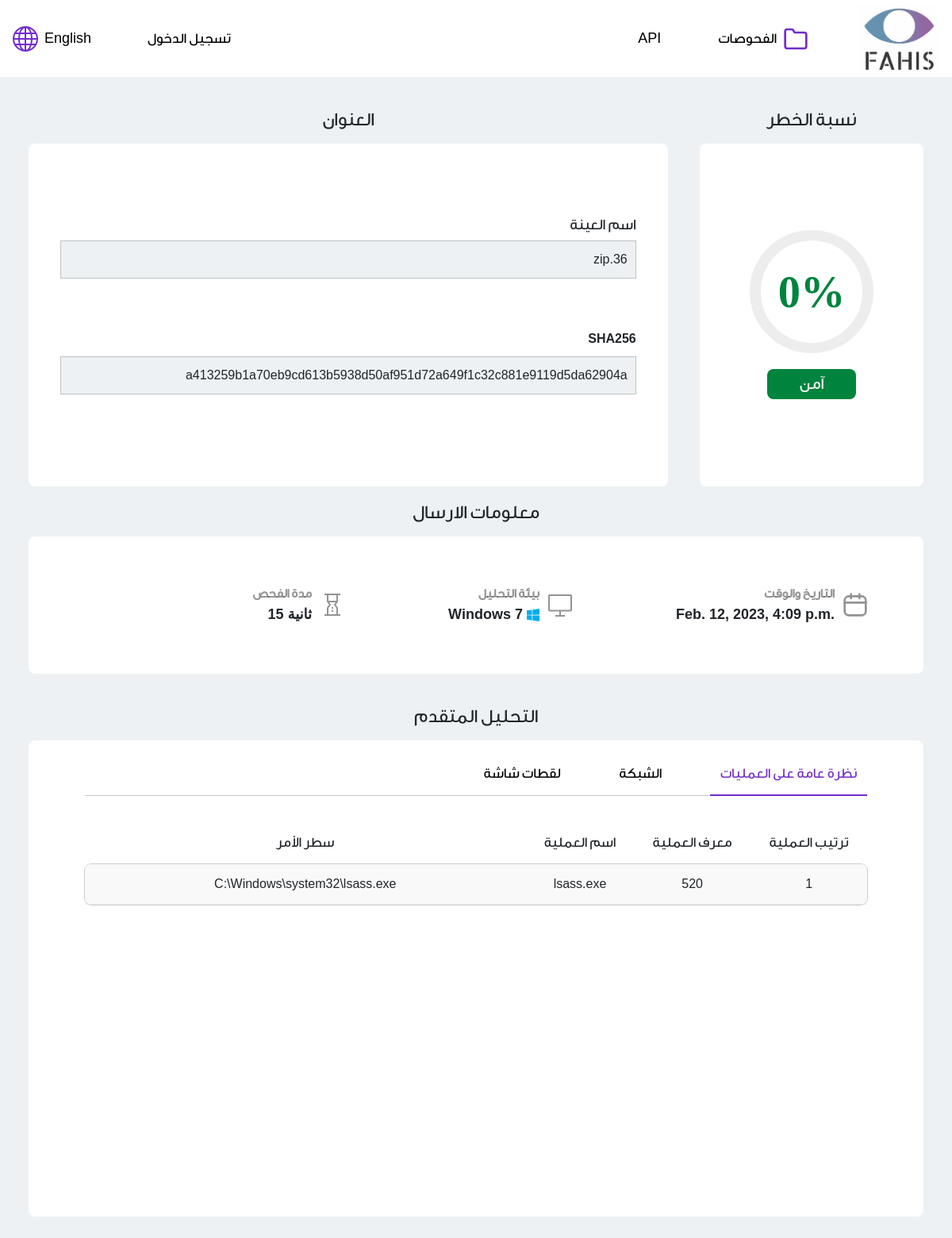
The app's page /report/4043 with its own data.
### mainapp/models.py (models this page shows, shortened)
class Sample(models.Model):
	id=models.BigAutoField("id",unique=True,primary_key=True,auto_created=True)
	ReportID = models.ForeignKey(Report,to_field="Report_ID", null=True,on_delete=models.CASCADE)
	Privacy_Type = models.CharField('Privacy_Type', max_length=8)
	Create_Date = models.DateTimeField('Creation_Date')
	Sample_Type = models.CharField("Sample_Type", max_length=5)
	UserID = models.ForeignKey(User, null=True, on_delete=models.CASCADE)
	Sample_Address = models.TextField("Sample_Address", null=True)
	Sample_name=models.TextField("Sample_name",null=True)
	Environment=models.TextField("Environment",null=True)

class Report(models.Model):
	Report_ID=models.BigAutoField("id",unique=True,primary_key=True,auto_created=True)
	Score = models.IntegerField('Score',null=True)
	Network = models.JSONField('Network',null=True)
	Duration = models.IntegerField('Duration',null=True)
	Processes = models.JSONField('Processes',null=True)
	Report_Type = models.CharField("Report_Type", max_length=5)
	Report_Address = models.TextField("Report_Address")
	task_id=models.IntegerField("task_id",null=True)
	def __int__(self):
		return self.Report_ID

### mainapp/views.py (the view)
# urls.py: path('report/<int:sampleID>', views.report, name="report"),
def report(request,sampleID):
	sample = Sample.objects.get(id=sampleID)
	report=Report.objects.get(Report_ID=sample.ReportID)
	if sample.Privacy_Type== 'private':
		if request.user == sample.UserID:
			context={"sample":sample, "report":report,"screenshots":task_screenshots(report.task_id)}
			return render(request,'frontend/result.html',context)
		else:
			return redirect('history')
	else:
		context={"sample":sample, "report":report,"screenshots":task_screenshots(report.task_id)}
		return render(request,'frontend/result.html',context)

### mainapp/apiFunc.py (called while the page is built, shortened)
def task_screenshots(task_id=0):
    folder_path = f"/home/fahad/.cuckoo/storage/analyses/{task_id}/shots/"
    sceenshots=[]
    if not os.path.exists(folder_path):
        return (404, "Task not found")

### mainapp/templates/frontend/result.html (shortened to what this page needs)
<html>
{% load static %}
<head>
  <link href="https://cdn.jsdelivr.net/npm/bootstrap@5.0.2/dist/css/bootstrap.min.css" rel="stylesheet"
>
  <link rel="stylesheet" href="{% static 'css/styles.css' %}  ">
</head>
<body>
  <nav class="header">
    <div class="left-side">
      <a href="#">
        <div class=" language-en">
          <img class="language-pic" src="{% static '/images/language.svg' %}" alt="">
          <div class="en">English</div>
        </div>
      </a>
      {% if user.is_authenticated %}
      <a href="{% url 'logout' %}">
        <div class="login">تسجيل الخروج</div>
      </a>
      {% else %}
      <a href="{% url 'login' %}">
        <div class="login">تسجيل الدخول</div>
      </a>
      {% endif %}
    </div>
    <div class="right-side">
      <a href="/api">
        <div class="language">
        API
        </div>
      </a>
      <a href="/history">
        <div class="history">
          <div class="history-text">
            الفحوصات
          </div>
          <img class="folder" src="{% static '/images/folder.svg' %}" alt="">
        </div>
      </a>
      <a href="/"><img class="logo" src="{% static 'images/fahis_logo.jpg' %}" alt="Fahis"></a>
    </div>
  </nav>
  <div class="result-box">
    <div class="top-section">
      <div class="title-container">
        <h1>العنوان</h1>
        <div class="result-title">
          <div class="row-container">
            <h2 class="boldh2">اسم العينة</h2>
            <div class="hash">
              <h3 class="row-text"> {{sample.Sample_name}}
              </h3>
            </div>
          </div>
          <div class="row-container">
            <h3 class="boldh3">SHA256</h3>
            <div class="hash">
              <h3 class="row-text"> {{sample.Sample_Address}}
              </h3>
            </div>
          </div>
        </div>
      </div>
      <div class="result-container">
        <h1>نسبة الخطر {{task_id}}</h1>
        <div class="result">
          <div class="circular-progress">
            <span class="progress-value" value>0%</span>
            <p class="progress-end">{{report.Score}}</p>
          </div>
          <div class="result-decision">
            آمن
          </div>
        </div>
      </div>
    </div>
    <div class="bottom-container">
      <h1>معلومات الارسال</h1>
      <div class="bottom-section">
        <div class="bottom-cell">
          <h3 class="cell-text">
            <span class="cell-span"> مدة الفحص
            </span>
            <br>
            <div id="duration">
              {{report.Duration}} ثانية
            </div>
          </h3>
          <img class="bottom-icons" src="{% static 'images/duration.svg' %}" alt="">
        </div>
        <div class="bottom-cell">
          <div>
            <h3 class="cell-text">
              <span class="cell-span">
                بيئة التحليل
              </span>
              <br>
              {{sample.Environment}}
              <img class="windows" src="{% static 'images/windows.svg' %}" alt="">
            </h3>
          </div>
          <img class="bottom-icons" src="{% static 'images/desktop.svg' %}" alt="">
        </div>
        <div class="bottom-cell">
          <h3 class="cell-text">
            <span class="cell-span">
              التاريخ والوقت
            </span>
            <br>
            {{sample.Create_Date}}
          </h3>
          <img class="bottom-icons" src="{% static 'images/calendar.svg' %}" alt="">
        </div>
      </div>
    </div>
  </div>
  <h1>التحليل المتقدم</h1>
  <div class="report-details">
    <div class="report-details-nav">
      <div class="screenshots-button bt">لقطات شاشة</div>
      <div class="network-button bt">الشبكة</div>
      <div class="processes-button bt">نظرة عامة على العمليات</div>
      <hr>
    </div>
    <table class="processes-table">
      <thead>
        <tr>
          <td>سطر الأمر</td>
          <td>اسم العملية</td>
          <td>معرف العملية</td>
          <td>ترتيب العملية</td>
        </tr>
      </thead>
      <tbody>
        {%for process in report.Processes%}
        <tr>
          <td>{{process.command_line}}</td>
          <td>{{process.process_name}}</td>
          <td>{{process.pid}}</td>
          <td class="counter"></td>
        </tr>
        {%endfor%}
      </tbody>
    </table>
</body>
</html>

### records on screen
Sample: Sample_name "36.zip", Sample_Address "a413259b1a70eb9cd613b5938d50af951d72a649f1c32c881e9119d5da62904a", Environment "Windows 7", Create_Date "Feb. 12, 2023, 4:09 p.m."
Report: Score "0", Duration "15"

### other values on screen
{{ process.command_line }} "C:\\Windows\\system32\\lsass.exe"
{{ process.process_name }} "lsass.exe"
{{ process.pid }} "520"
